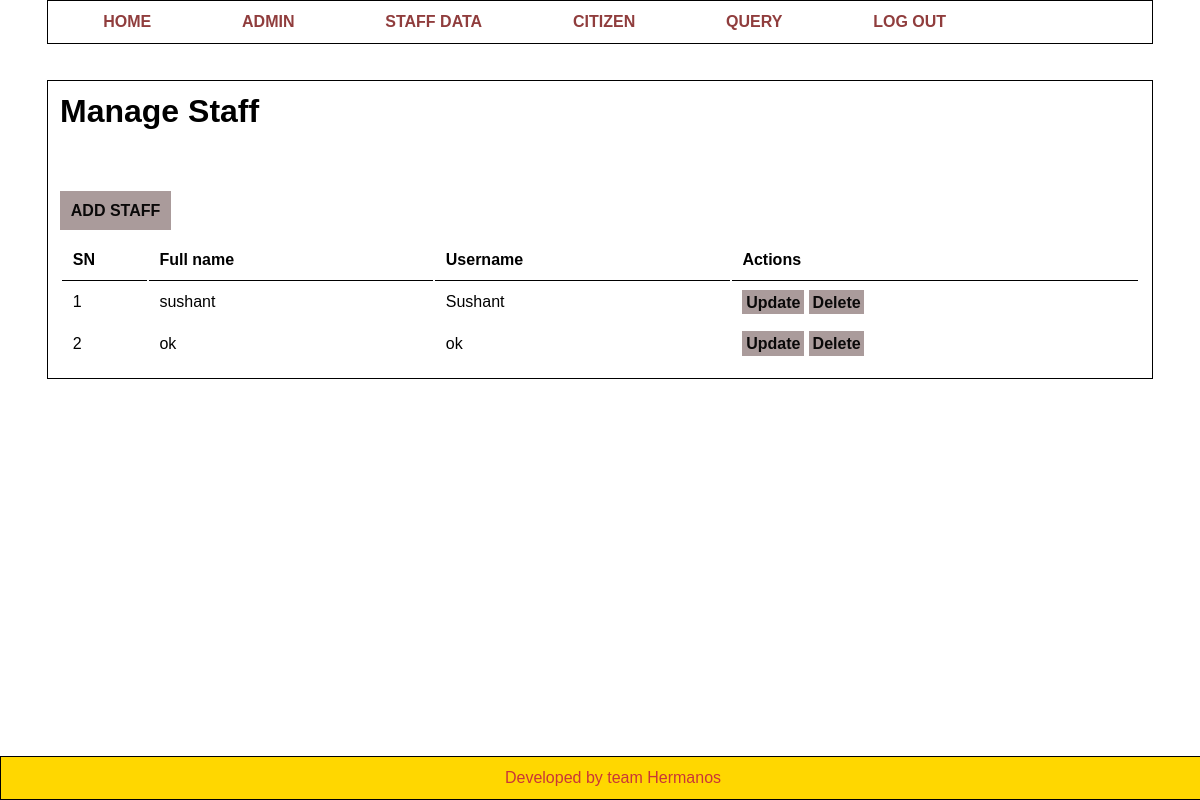
/PRO/ADMIN/managestaff.php, run on an earlier commit of the app's database.
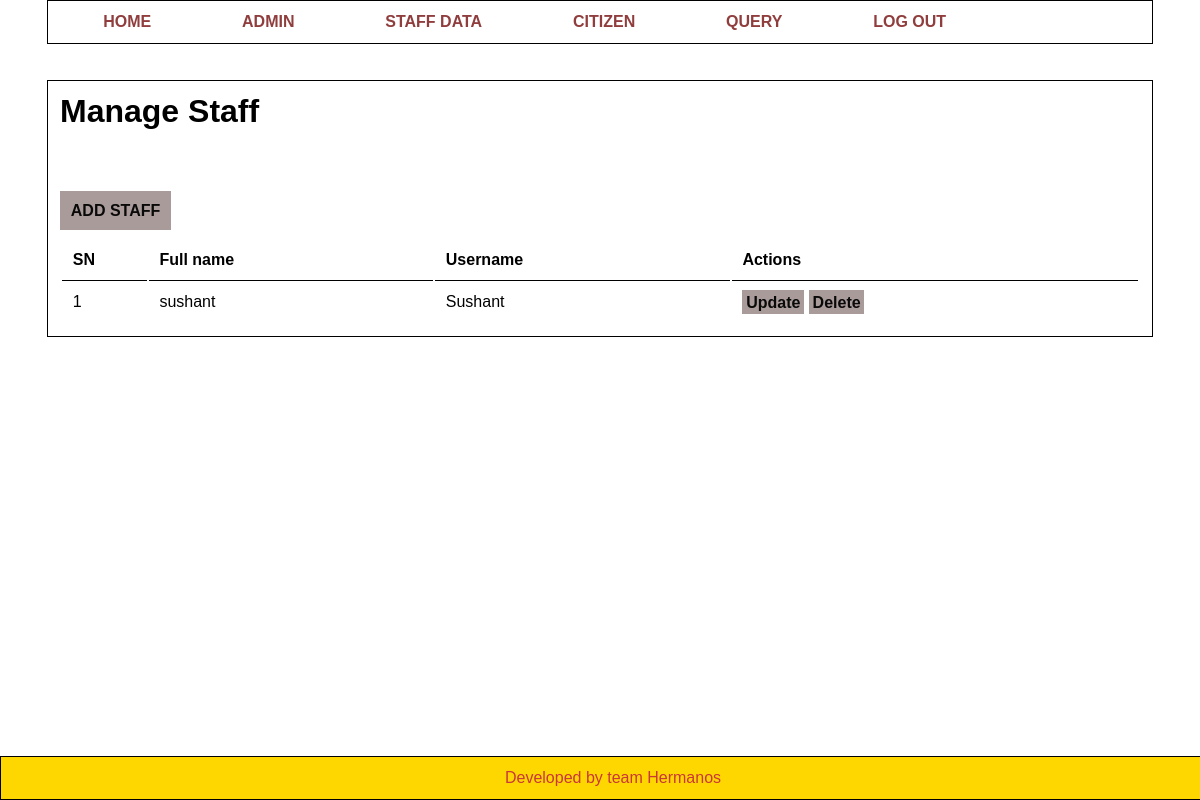
And on a later commit of the database.
### tables this page shows
CREATE TABLE `STAFF` (
  `Id` int(11) NOT NULL,
  `fullname` varchar(50) NOT NULL,
  `username` varchar(100) NOT NULL,
  `password` varchar(255) NOT NULL
);

### PRO/ADMIN/managestaff.php (the view, shortened to what this page needs)
<?php
 $conn = mysqli_connect(LOCALHOST,DB_USERNAME,DB_PASSWORD) or die(mysqli_error($conn));
?>
<!DOCTYPE html>
<html lang="en">
<head>
    <link rel="stylesheet" href="../css/admin.css">
</head>
<body>
    <div class="menu">
    <div class="wrapper">
            <ul>
            <li><a href="index.php">HOME</a></li>
                <li><a href="manageadmin.php">ADMIN</a></li>
                <li><a href="managestaff.php">STAFF DATA</a></li>
                <li><a href="manage_citizen.php">CITIZEN</a></li>
                <li><a href="query.php">QUERY</a></li>
                <li><a href="logout.php">LOG OUT</a></li>
            </ul>
        </div>
    </div>
    <div class="main">
      <div class="wrapper">
         <h1>Manage Staff</h1>
         <br></br>
        ?><br><br>
        <a href="addstaff.php" class="btn-primary">ADD STAFF</a><br><br>
              <table class="tblfull">
                <tr>
                    <th>SN</th>
                    <th>Full name</th>
                    <th>Username</th>
                    <th>Actions</th>
                </tr>
                <?php
                 $n = 1;
            $sql = "select * from STAFF";
            $res = mysqli_query($conn, $sql);
            if ($res == TRUE) {
                $count = mysqli_num_rows($res);
                if ($count > 0) {
                    while ($rows = mysqli_fetch_assoc($res)) {
                        $Id = $rows['Id'];
                        $fullname = $rows['fullname'];
                        $username = $rows['username'];
                        ?>
                        <tr>
                            <td><?php echo $n; ?></td>
                            <td><?php echo $fullname; ?></td>
                            <td><?php echo $username; ?></td>
                            <td>
                                <a href="<?php echo SITE_URL;?>Admin/updatestaff.php?Id=<?php echo $Id;?>"  class="btn-primary">Update</a>
                                <a href="<?php echo SITE_URL;?>Admin/deletestaff.php?Id=<?php echo $Id;?>"  class="btn-primary">Delete</a>
                            </td>
                        </tr>
                        <?php $n ++;
                    }
                }
            }
            ?>
             </table>
            </div>
       </div>
<div class="footer">
<div class="wrapper">
          <p> Developed by team Hermanos
          </p>
        </div>
    </div>
</body>
</html>

### PRO/css/admin.css (style rules this page uses)
* { margin: 0 ; padding:0; font-family: Arial, Helvetica, sans-serif; }
.wrapper { border:1px solid black; padding: 1%; width: 90%; margin: 0 auto; }
.footer { position: fixed; bottom: 0; width: 100%; }
.footer .wrapper { text-align: center; background: gold; color: rgb(201, 55, 55); width: 100%; }
.menu li { list-style: none; }
.menu ul li { display: inline; padding: 4%; }
.menu ul li a { text-decoration: none; font-weight: 900; color: rgb(144, 61, 61); border: 1px solid bl; }
.main { background-color:white; padding: 3% 0; }
.tblfull { width: 100%; }
table tr th { border-bottom: 1px solid black; padding: 1%; text-align: left; }
table tr td { padding: 1%; }
.btn-primary { background: rgb(170, 155, 155); padding: 1%; color: rgb(10, 9, 9); text-decoration: none; font-weight: bold; }

What changed in the data, as far as the page shows it:
removed staff: fullname "ok", username "ok"
